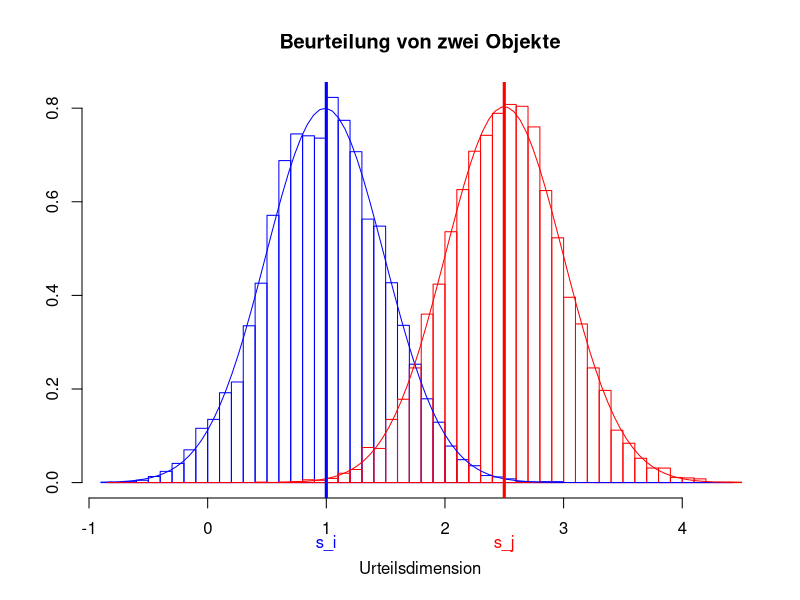
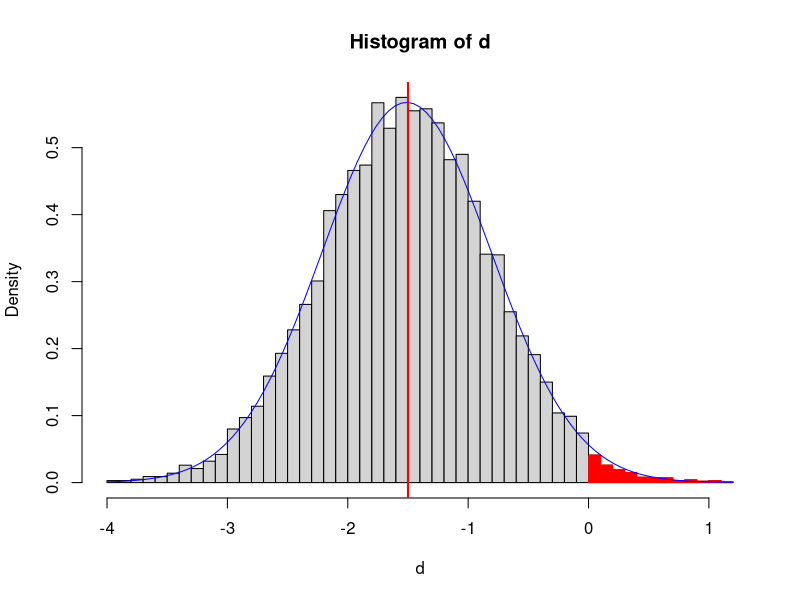
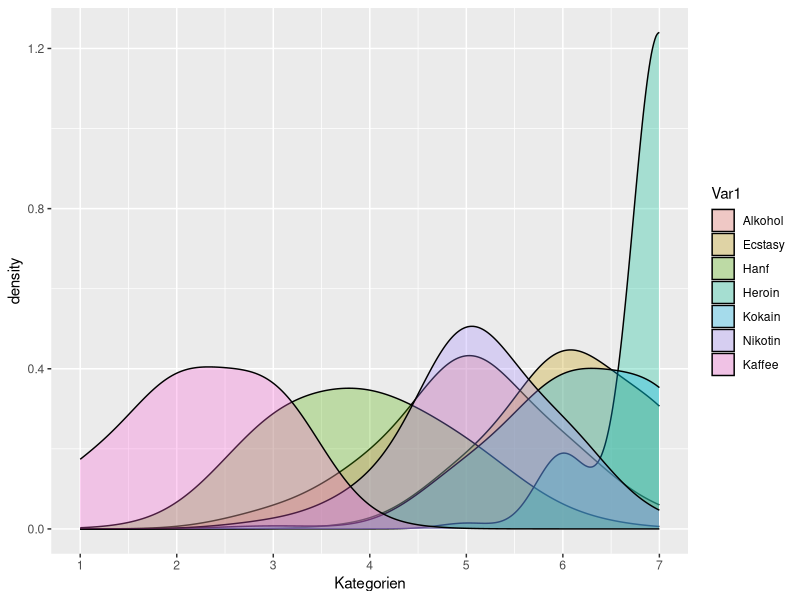
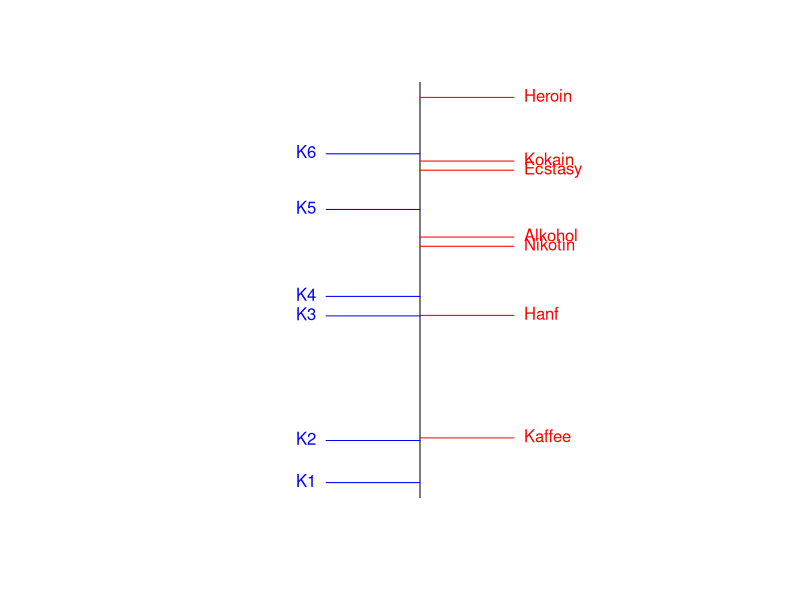

Here is the R script that generated these plots, in order:
## ---- chunk 1
library(car)
library(reshape2)
library(ggplot2)
library(knitr)
opts_chunk$set(comment="")
## ---- chunk 2
m <- matrix(c(.5, .07, .76, .0, .1, .79, 1.0,
         .93, .5, 1.0, .21, .65, .97, .97,
         .24, .0, .5, .03, .03, .41, .93,
        1.0, .79, .97, .5, .93, 1.0, 1.0,
         .9, .35, .97, .07, .5, .93, 1.0,
         .21, .03, .59, .0, .07, .5, .97,
         .0, .03, .07, .0, .0, .03, .5), ncol=7, byrow=T)
nms <- c("Alkohol", "Ecstasy", "Hanf", "Heroin", "Kokain", "Nikotin", "Kaffee")
colnames(m) <- nms
rownames(m) <- nms
m
## ---- chunk 3
n <- 1e4
s.i <- 1
s.j <- 2.5
s.i.sd <- .5
s.j.sd <- .5
i <- rnorm(n, mean=s.i, sd=s.i.sd)
j <- rnorm(n, mean=s.j, sd=s.j.sd)
d <- i - j
hist(i, breaks=50, prob=T, xlim=range(i,j), xlab="Urteilsdimension", 
     ylab="", col=NA, border="blue", main="Beurteilung von zwei Objekte")
hist(j, breaks=50, prob=T, add=T, col=NA, border="red")
curve(dnorm(x, mean=mean(i), sd=sd(i)), add=TRUE, col="blue") 
curve(dnorm(x, mean=mean(j), sd=sd(j)), add=TRUE, col="red") 
abline(v=c(s.i, s.j), col=c("blue", "red"), lwd=3)
mtext("s_i", 1, line=1.7, at=s.i, col="blue")
mtext("s_j", 1, line=1.7, at=s.j, col="red")
## ---- chunk 4
h <- hist(d, breaks=50, prob=T)
cols <- recode(h$mids, "lo:0=NA; else='red'")
h <- hist(d, breaks=50, prob=T, border=cols, col=cols, add=T)
curve(dnorm(x, mean=mean(d), sd=sd(d)), add=TRUE, col="blue") 
abline(v=s.i-s.j, col="red", lwd=2)
#sd.d <- ( sd(i)^2 + sd(j)^2 - cor(i, j) * sd(i)* sd(j) )^.5
## ---- chunk 5
P <- m
P * 100
## ---- chunk 6
P
## ---- chunk 7
z <- P
z[z == 0] <- .01 
z[z == 1] <- .99
z <- t(apply(z, 1, qnorm))
#mz <- mz[, -ncol(mz)]
round(z, 2)
## ---- chunk 8
z.mean <- rowMeans(z)
s.i <- z.mean - min(z.mean)
res <- cbind(z.mean, s.i)
round(res, 2)
## ---- chunk 9
z.repro <- z.mean - t(replicate(length(z.mean), z.mean))
rownames(z.repro) <- colnames(z.repro)
round(z.repro, 2)
## ---- chunk 10
P.repro <- pnorm(z.repro)
round(P.repro, 2)
## ---- chunk 11
d <- abs(P - P.repro)
round(d, 2)
## ---- chunk 12
ad <- mean(d[lower.tri(d)])
round(ad, 2)
## ---- chunk 13
# Berechnung der Kategorie und Objekt Parameter auf Basis
# einer Kontingenztabelle:
# Zeilen: Objekte
# Spalten: Kategorien der Ratingskala
#
thurstone_msi <- function(m.f)
{
  m.h <- m.f/rowSums(m.f)           # relative Häufigkeiten
  m.H <- t(apply(m.h, 1, cumsum))   # Zeilenweise kumulierte relative Häufigkeiten
  m.H[m.H == 0] <- .0001            # Ersetzen der 0 und 1 Werte
  m.H[m.H == 1] <- .9999
  m.z <- t(apply(m.H, 1, qnorm))
  m.z <- m.z[, -ncol(m.z)]
  SM <- colMeans(m.z)               # Mittelwert der Kategorienwerte
  ZM <- rowMeans(m.z)               # Mittelwert der Objektwerte
  s.j <- mean(SM) - ZM              # Mittel der Kategorien - Objektwerte
  s.j0 <- s.j - min(s.j)            # Skala bei Null verankern
  list(categories=SM, objects=s.j, objects.0=s.j0)  
}
## ---- chunk 14
rows <- c("Alkohol", "Ecstasy", "Hanf", "Heroin", "Kokain", "Nikotin", "Kaffee")
m.f <- matrix(c(0, 0, 7, 6, 10, 1, 5,  
         0, 0, 2, 0, 2, 5, 20,
         0, 4, 9, 2, 10, 4, 0,
         0, 0, 0, 0, 1, 2, 26,
         0, 0, 1, 0, 2, 7, 19,
         0, 0, 4, 7, 15, 2, 1,
         4, 14, 9, 1, 1, 0, 0), ncol=7, byrow=TRUE)
rownames(m.f) <- rows
colnames(m.f) <- paste0("K", 1:7)
m.f
## ---- chunk 15
l <- thurstone_msi(m.f)
l
## ---- chunk 16

### Simulation ###

# Ratings für alle Objekte in abhängigkeit von den wahren 
# Objekt- und Kategoriegrenzen sowie den zugehörigen Standardabweichungen.
#
ratings_one_sample <- function(o.l, c.l, sd.o, sd.c)
{
  o.l.sim <- rnorm(length(o.l), mean=o.l, sd=sd.o)    # generate random values based on true object locations
  c.l.sim <- rnorm(length(c.l), mean=c.l, sd=sd.c)    # generate random category breaks
  x <- as.numeric(cut(o.l.sim, breaks=c(-Inf, c.l.sim, Inf)))
  names(x) <- names(o.l)
  x
}
## ---- chunk 17
# Konkrete Simulation. Ausgangsdaten sind die Parameter der Beispieldaten
l <- thurstone_msi(m.f)
n <- 100
o.l <- l$objects      # Objektlokationen
c.l <- l$categories   # Lokationen Kategoriegrenzen  
ncat <- length(c.l)
sd.o <- .5            # Streuung der Objekturteile
sd.c <- .5            # Streuung der Kategorieurteile
x <- replicate(n, ratings_one_sample(o.l, c.l, sd.o, sd.c))  # Ratings für n Beurteiler
xa <- t(apply(x, 1, tabulate, nbin=length(c.l) + 1))
colnames(xa) <- paste0("K", 1:(length(c.l) + 1))
xa
## ---- chunk 18
x.long <- melt(x)
ggplot(x.long, aes(x=value, fill=Var1)) + 
  geom_density(adjust=2, alpha=.3) + 
  scale_x_continuous(breaks=1:7, labels=1:7, name="Kategorien")
## ---- chunk 19
#thurstone_msi(m.f)
thurstone_msi(xa)
## ---- chunk 20
m.f
## ---- chunk 21
#Berechnen wir die relativen Häufigkeiten.
m.h <- m.f/rowSums(m.f)
round(m.h, 2)
## ---- chunk 22
m.H <- t(apply(m.h, 1, cumsum))
round(m.H, 2)
## ---- chunk 23
m.H[m.H == 0] <- .0001 
m.H[m.H == 1] <- .9999
m.z <- t(apply(m.H, 1, qnorm))
m.z <- m.z[, -ncol(m.z)]
round(m.z, 2)
## ---- chunk 24
SM <- colMeans(m.z)
round(SM, 2)
## ---- chunk 25
ZM <- rowMeans(m.z)
round(ZM, 2)
## ---- chunk 26
s.j <- mean(SM) - ZM
round(s.j, 2)
## ---- chunk 27
thurstone_msi(m.f)
## ---- chunk 28
cex <- 1
plot(cbind(1, c(SM, s.j)), type="n", xlim=c(0,2), xlab="", ylab="", 
     xaxt="n", yaxt="n", frame=F)
abline(v=1)
segments(.7, SM, 1, SM, col="blue")
text(.7, SM, labels=names(SM), pos=2, cex=cex, col="blue")
segments(1, s.j, 1.3, s.j, col="red")
text(1.3, s.j, labels=names(s.j), pos=4, cex=cex, col="red")
## ---- chunk 29
m.f <- matrix(c(2,8,10,13,17,
              5,10,15,18,2,
              10,12,20,5,3,
              15,20,10,3,2,
              22,18,7,2,1), byrow=T, ncol=5)
m.f
## ---- chunk 30
m.h <- m.f/rowSums(m.f)
m.h
## ---- chunk 31
m.H <- t(apply(m.h, 1, cumsum))
m.H
## ---- chunk 32
m.z <- t(apply(m.H, 1, qnorm))
m.z[m.z == Inf] <- 1
m.z <- m.z[, -ncol(m.z)]
m.z
## ---- chunk 33
SS <- colSums(m.z)
SM <- colMeans(m.z)
m.z.s <- rbind(m.z, SS, SM)
## ---- chunk 34
ZS <- rowSums(m.z.s)
ZM <- rowMeans(m.z.s)
m.z.sz <- cbind(m.z.s,  ZS, ZM)
m.z.sz
## ---- chunk 35
MK <- mean(SM)
MK
MA <- ZM - MK 
m <- cbind(m.z.sz, MA)
m
## ---- chunk 36
MA
#MA <- MA + abs(min(MA))
#MA
